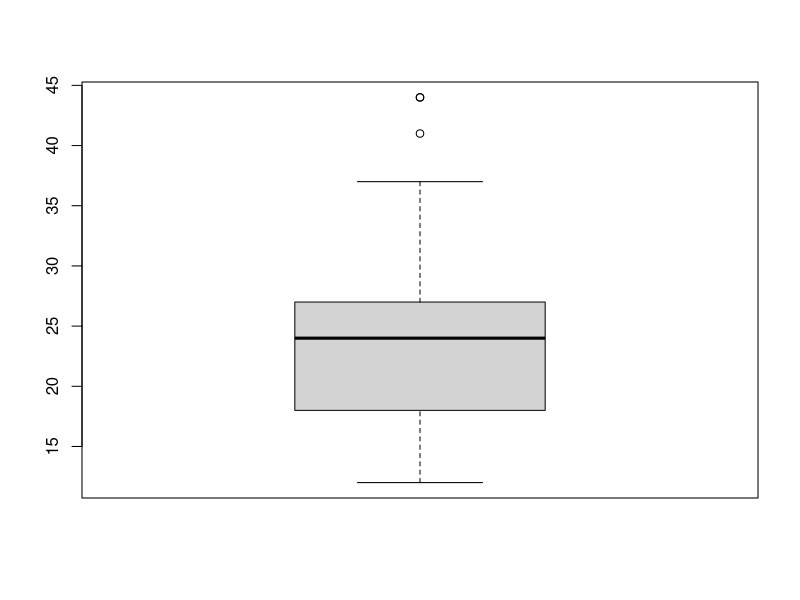
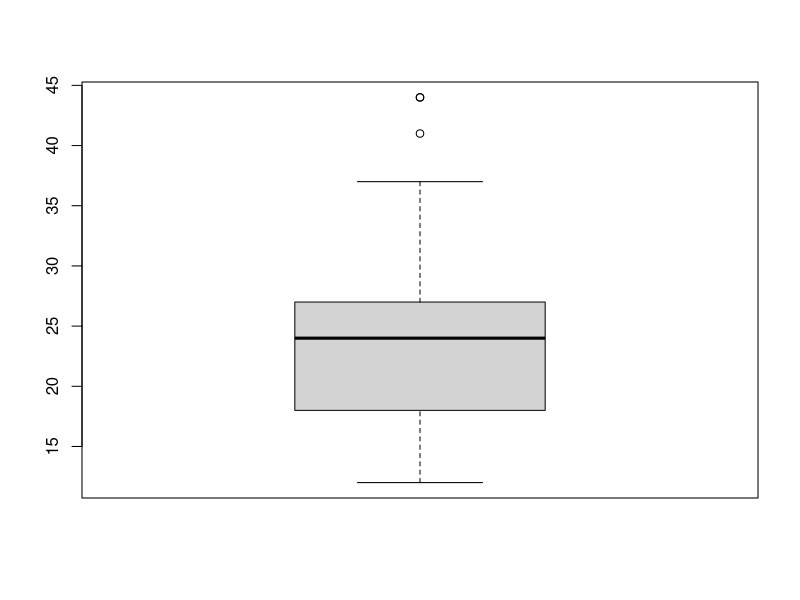
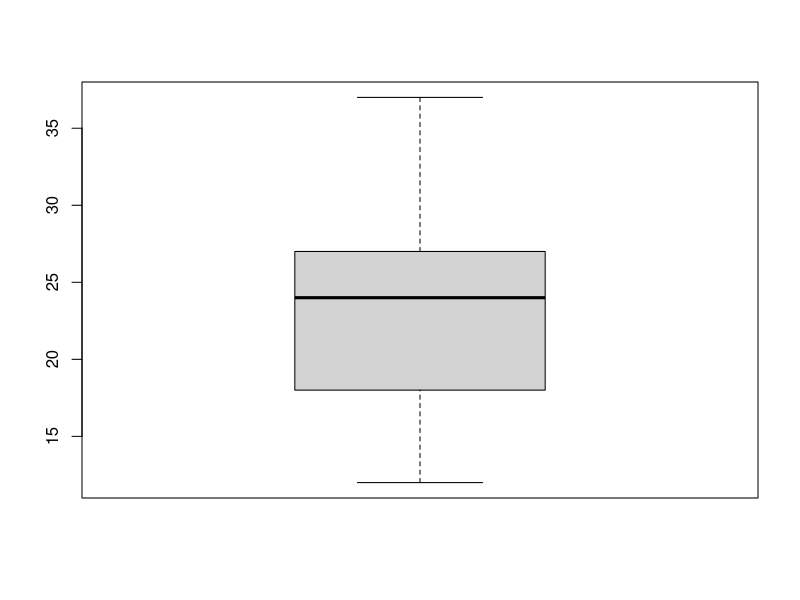
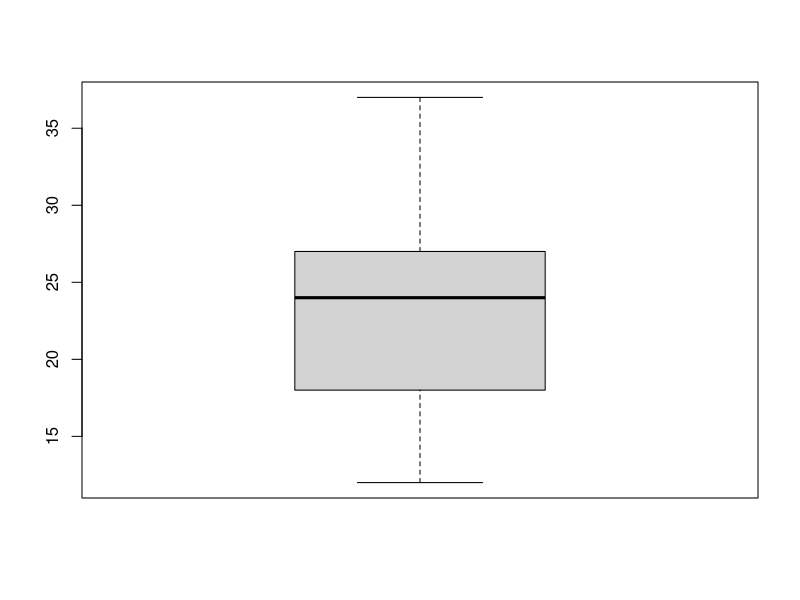
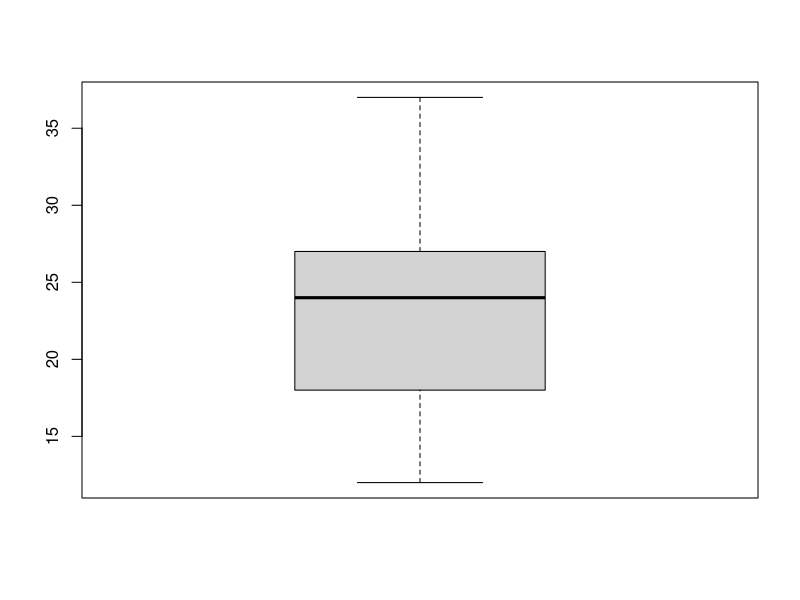
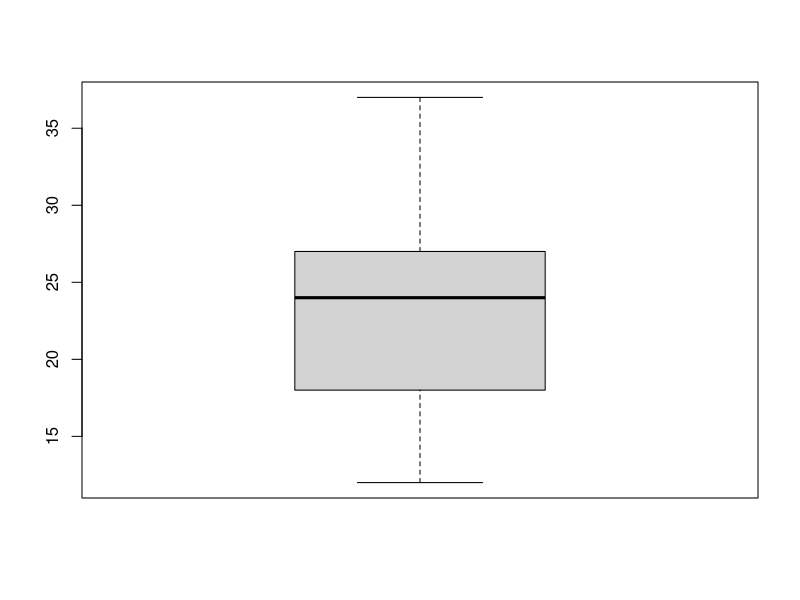
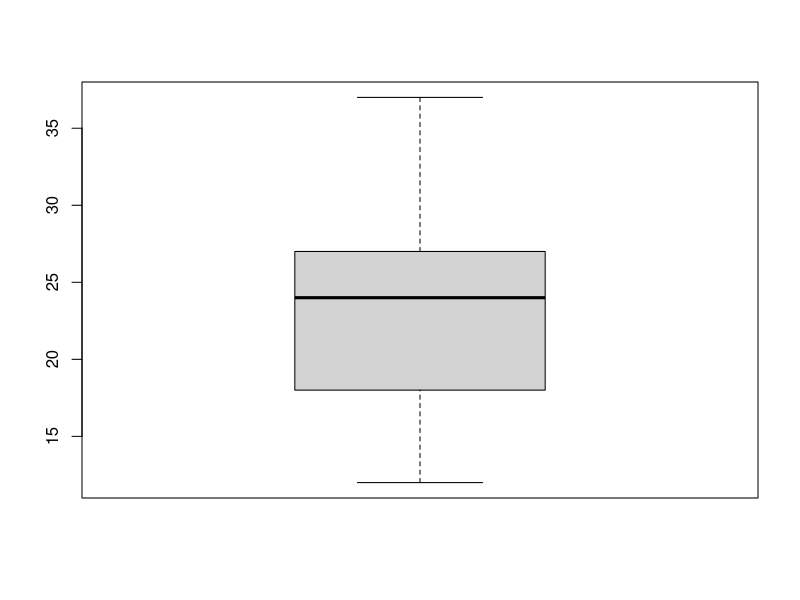
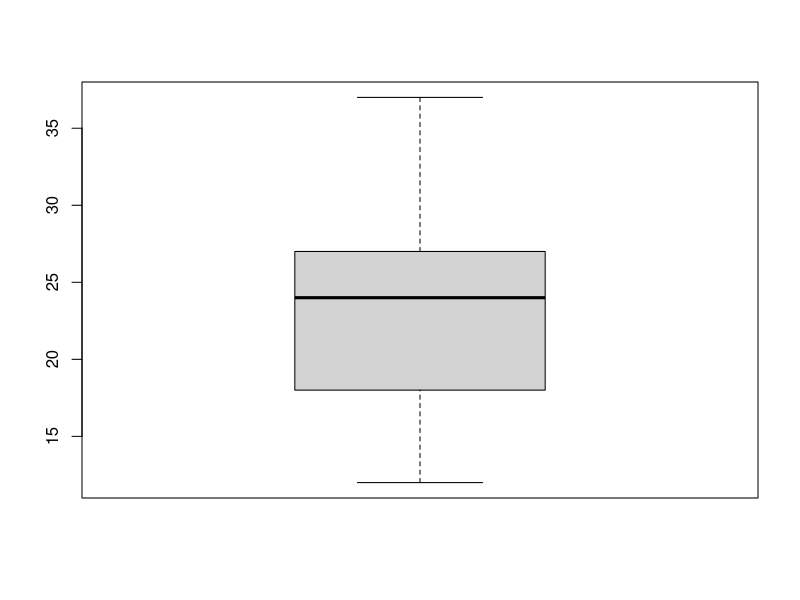

These figures' R source, in order:
# 07-2 이상한 데이터를 찾아라! - 이상치 정제하기기
rm(list = ls())
library(dplyr)
library(ggplot2)

# 이상치 제거하기-존재할 수 없는 값
# 자료
outlier <- data.frame(sex=c(1,2,1,3,2,1),
                      score=c(5,4,3,4,2,6))
# 이상치 확인하기
table(outlier$sex)
table(outlier$score)
# 이상치 처리하기
outlier$sex <- ifelse(outlier$sex == 3, NA, outlier$sex)
outlier$score <- ifelse(outlier$score > 5, NA, outlier$score)
outlier %>% 
  filter(!is.na(outlier$sex) & !is.na(outlier$score)) %>% 
  group_by(sex) %>% 
  summarise(score_mean=mean(score))
  

# 극단치 제거하기-극단적인 값
# 자료
mpg <- as.data.frame(ggplot2::mpg)
boxplot(mpg$hwy)
# 통계량 출력
boxplot(mpg$hwy)$stat
# 결측 처리하기
mpg$hwy <- ifelse(mpg$hwy <12 | mpg$hwy >37, NA, mpg$hwy)
table(is.na(mpg))
mpg %>% 
  group_by(drv) %>% 
  summarise(hwy_mean=mean(hwy,na.rm=T))

str(boxplot(mpg$hwy))
names(boxplot(mpg$hwy))
boxplot(mpg$hwy)$stat
boxplot(mpg$hwy)$n
boxplot(mpg$hwy)$conf
boxplot(mpg$hwy)$out
boxplot(mpg$hwy)$group
boxplot(mpg$hwy)$names

# test
mpg <- as.data.frame(ggplot2::mpg)
mpg[c(10,14,58,93), "drv"] <- "k"
mpg[c(29,43,129,203), "cty"] <- c(3,4,39,42)
# Q1
table(mpg$drv)
mpg$drv <- ifelse(mpg$drv %in% c("4", "f", "r"), mpg$drv, NA)
table(mpg$drv)
table(is.na(mpg$drv))
# Q2
boxplot(mpg$cty)
boxplot(mpg$cty)$stat
mpg$cty <- ifelse(mpg$cty < 9 | mpg$cty > 26, NA, mpg$cty)
boxplot(mpg$cty)
table(is.na(mpg$cty))
# Q3
mpg %>% 
  filter(!is.na(drv) & !is.na(cty)) %>% 
  group_by(drv) %>% 
  summarise(cty_mean=mean(cty))
